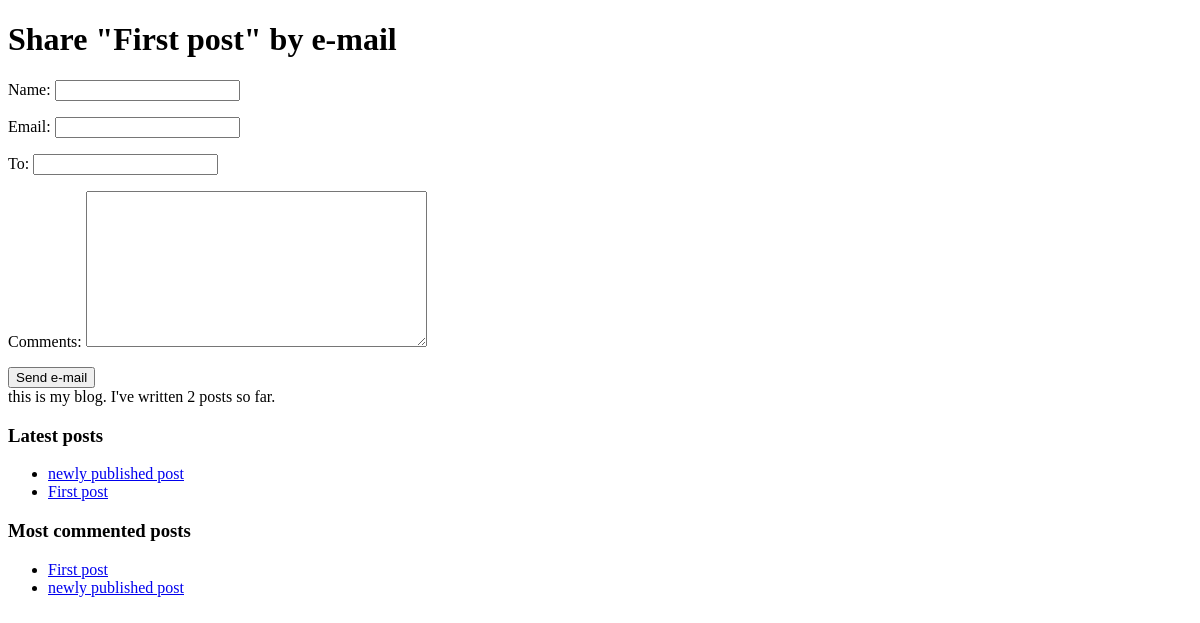
Page /blog/1/share/ on the earlier database version.
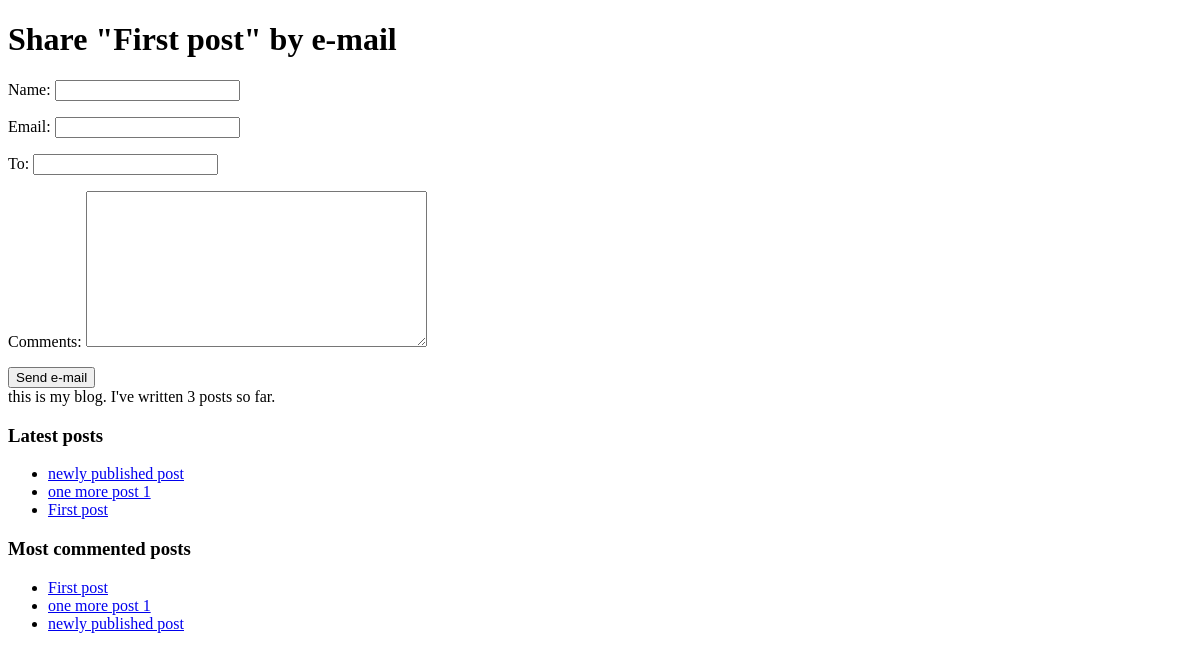
Same page on the later database version.
### blog/models.py (models this page shows, shortened)
class Post(models.Model):
    STATUS_CHOICE = (
        ('draft','Draft'),
        ('published','Published'),
    )
    title = models.CharField(max_length=250)
    slug = models.SlugField(max_length=250, unique_for_date='publish')
    author = models.ForeignKey(User,related_name='blog_posts',on_delete=models.CASCADE)
    body = models.TextField()
    publish = models.DateTimeField(default=timezone.now)
    created = models.DateTimeField(auto_now_add=True)
    updated = models.DateTimeField(auto_now=True)
    status = models.CharField(max_length=10,choices=STATUS_CHOICE,default='draft')
    tags = TaggableManager()
    class Meta:
        ordering = ('-publish',)
    objects = models.Manager()
    published = PublishedManager()
    def get_absolute_url(self):
        return reverse('blog:post_detail',args=[self.publish.year,self.publish.month,self.publish.day,self.slug])

### blog/views.py (the view)
# urls.py: path('<int:post_id>/share/',views.post_share,name='post_share'),
def post_share(request,post_id):
    post = get_object_or_404(Post,id=post_id,status='published')
    sent = False
    if request.method == 'POST':
        form = EmailPostForm(request.POST)
        if form.is_valid():
            cd = form.cleaned_data
            post_url = request.build_absolute_uri(post.get_absolute_url())
            subject = f"{cd['name']} recommends you read {post.title}"
            message = f"Read {post.title} at {post_url} \n \n" f"{cd['name']}\'s comments : {cd['comments']}"
            send_mail(subject,message, 'your@gmail.com',[cd['to']])
            sent = True
    else:
        form = EmailPostForm()
    return render(request,'blog/post/share.html',{'post':post,'form':form})

### blog/forms.py
class EmailPostForm(forms.Form):
    name = forms.CharField(max_length=25)
    email = forms.EmailField()
    to = forms.EmailField()
    comments = forms.CharField(widget=forms.Textarea, required=False)

### blog/models.py (called while the page is built)
    def get_queryset(self):
        return super(PublishedManager,self).get_queryset().filter(status='published')

### blog/templatetags/blog_tags.py (called while the page is built)
@register.simple_tag
def total_posts():
    return Post.published.count()

@register.inclusion_tag('blog/post/latest_posts.html')
def show_latest_posts(count=5):
    latest_posts = Post.published.order_by('-publish')[:count]
    return {'latest_posts':latest_posts}

@register.simple_tag
def get_most_commented_posts(count=5):
    return Post.published.annotate(total_comments=Count('comments')).order_by('-total_comments')[:count]

### blog/templates/blog/post/share.html (shortened to what this page needs)
{% extends "blog/base.html" %}
{% block content %}
{% if sent %}
<h1>E-mail successfully sent</h1>
<p>
"{{ post.title }}" was successfully sent to {{ form.cleaned_
data.to }}.
</p>
{% else %}
<h1>Share "{{ post.title }}" by e-mail</h1>
<form method="post">
{{ form.as_p }}
<input type="submit" value="Send e-mail">
</form>
{% endif %}
{% endblock %}

### blog/templates/blog/base.html (shortened to what this page needs)
{% load blog_tags %}
{% load static %}
<!DOCTYPE html>
<html>
<head>
</head>
<body>
<div id="content" class="container mx-auto">
{% block content %}
{% endblock content %}
</div>
<div id = 'sidebar'>
this is my blog. I've written {% total_posts %} posts so far.
<h3>Latest posts</h3>
{% show_latest_posts 3 %}
<h3>Most commented posts</h3>
{% get_most_commented_posts as most_commented_posts %}
<ul>
{% for post in most_commented_posts %}
<li>
<a href="{{ post.get_absolute_url }}">{{ post.title }}</a>
</li>
{% endfor %}
</ul>
</div>
</body>
</html>

### blog/templates/blog/post/latest_posts.html
<ul>
{% for post in latest_posts %}
<li>
<a href="{{ post.get_absolute_url }}">{{ post.title }}</a>
</li>
{% endfor %}
</ul>

Differences in the rows shown:
now on this page (row edited): Post: title "one more post 1"
Other differences:
text no longer shown: "2"
text now shown: "3"
